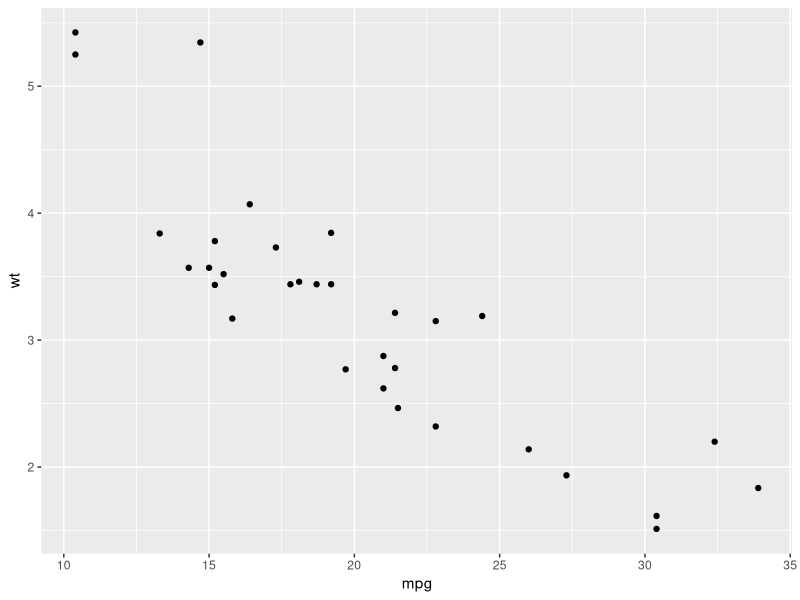
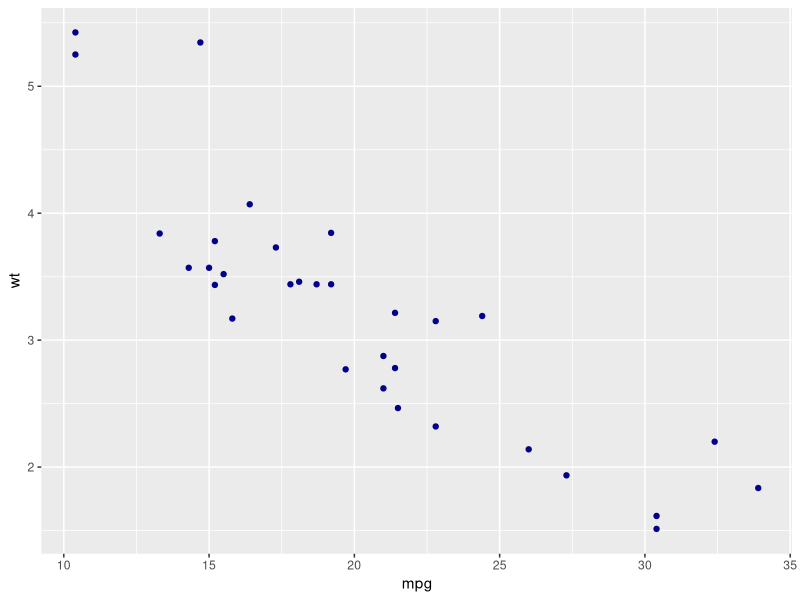
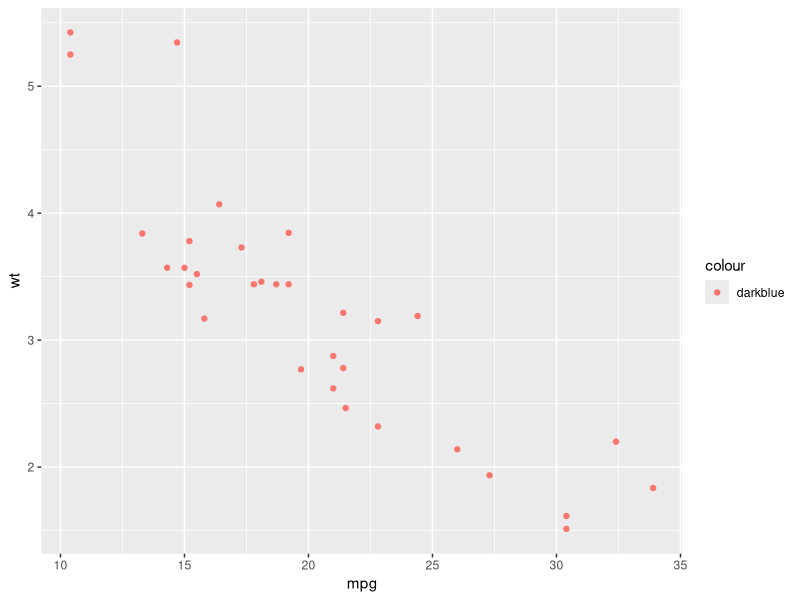
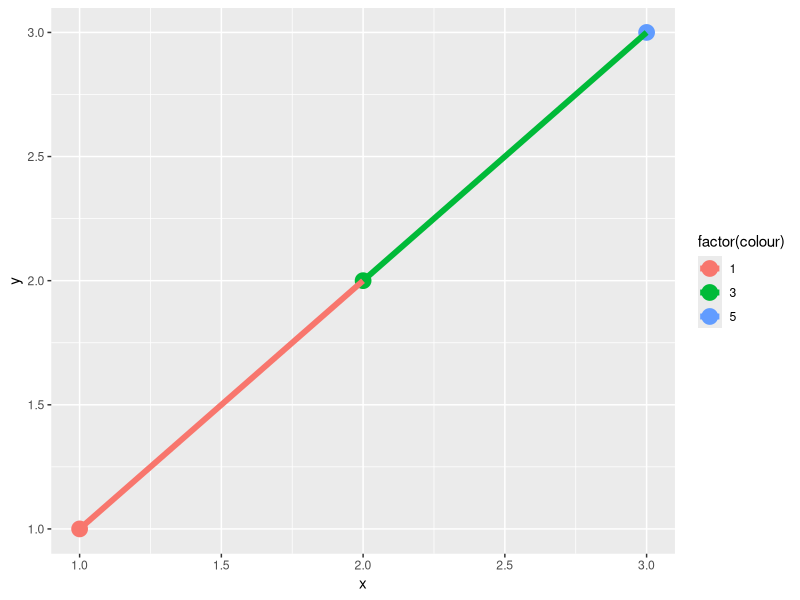
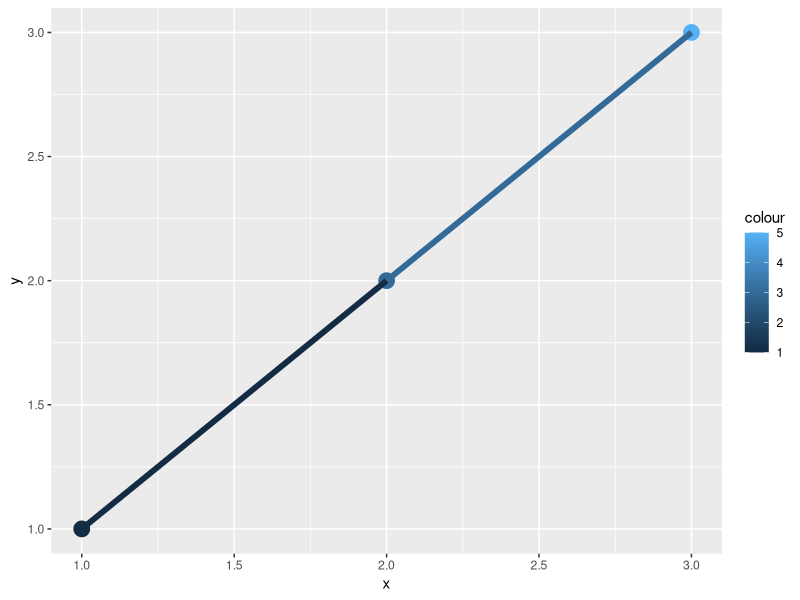
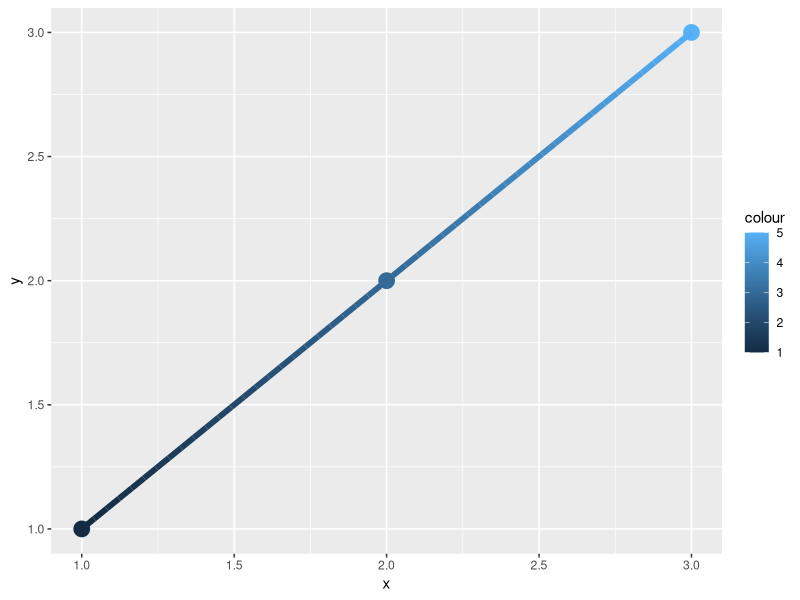
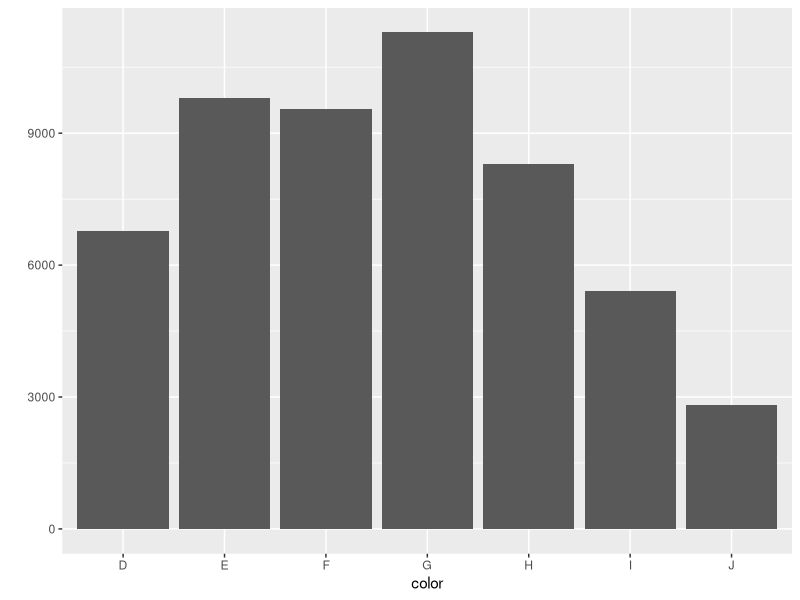
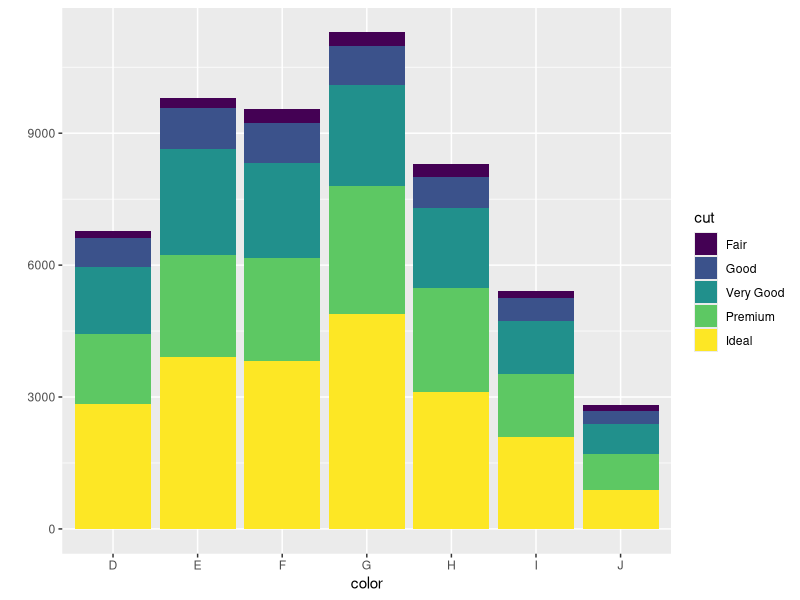

Generate these figures, in order, with R: (Note: this script raises an error after producing the figures.)
## ---- chunk 1
library("ggplot2")
## ---- chunk 2
p <- ggplot(msleep, aes(sleep_rem / sleep_total, awake))
summary(p)

p <- p + geom_point()
summary(p)
## ---- chunk 3
p <- ggplot(mtcars)
summary(p)

p <- p + aes(wt, hp)
summary(p)
## ---- chunk 4
p <- ggplot(mtcars, aes(x = mpg, y = wt))
p + geom_point()
## ---- chunk 5
qplot(mpg, wt, data=mtcars, colour = I("darkblue"))
qplot(mpg, wt, data=mtcars, colour = "darkblue")
## ---- chunk 6
df <- data.frame(x = 1:3, y = 1:3, colour = c(1,3,5))
qplot(x, y, data=df, colour=factor(colour), size = I(5)) + 
  geom_line(aes(group = 1), size = 2)
qplot(x, y, data=df, colour=colour, size = I(5)) + geom_line(size = 2)
## ---- chunk 7
xgrid <- with(df, seq(min(x), max(x), length = 50))
interp <- data.frame(
  x = xgrid,
  y = approx(df$x, df$y, xout = xgrid)$y,
  colour = approx(df$x, df$colour, xout = xgrid)$y  
)
qplot(x, y, data = df, colour = colour, size = I(5)) + 
  geom_line(data = interp, size = 2)
## ---- chunk 8
qplot(color, data = diamonds)
qplot(color, data = diamonds, fill = cut)
## ---- chunk 9
ggplot(diamonds, aes(carat)) + 
  geom_histogram(aes(y = ..density..), binwidth = 0.1)
## ---- chunk 10
dplot <- ggplot(diamonds, aes(clarity, fill = cut))
dplot + geom_bar(position = "stack")
dplot + geom_bar(position = "fill")
dplot + geom_bar(position = "dodge")
## ---- chunk 11
dplot + geom_bar(position = "identity")
qplot(clarity, data = diamonds, geom="line", colour = cut, 
  stat="bin", group=cut)
## ---- chunk 12
d <- ggplot(diamonds, aes(carat)) + xlim(0, 3)
d + stat_bin(aes(ymax = ..count..), binwidth = 0.1, geom = "area")
d + stat_bin(aes(size = ..density..), binwidth = 0.1, geom = "point", position="identity")
# new example!!!
#d + stat_bin(aes(y = y, fill = ..count..), binwidth = 0.1, geom = "tile", position="identity") + scale_y_continuous()
## ---- chunk 13
require(nlme, quiet = TRUE, warn.conflicts = FALSE)
model <- lme(height ~ age, data = Oxboys, 
 random = ~ 1 + age | Subject)
oplot <- ggplot(Oxboys, aes(age, height, group = Subject)) + 
  geom_line()
## ---- chunk 14
age_grid <- seq(-1, 1, length = 10)
subjects <- unique(Oxboys$Subject)

preds <- expand.grid(age = age_grid, Subject = subjects)
preds$height <- predict(model, preds)
## ---- chunk 15
oplot + geom_line(data = preds, colour = "#3366FF", size= 0.4)
## ---- chunk 16
Oxboys$fitted <- predict(model)
Oxboys$resid <- with(Oxboys, fitted - height)

oplot %+% Oxboys + aes(y = resid) + geom_smooth(aes(group=1))
## ---- chunk 17
model2 <- update(model, height ~ age + I(age ^ 2))
Oxboys$fitted2 <- predict(model2)
Oxboys$resid2 <- with(Oxboys, fitted2 - height)

oplot %+% Oxboys + aes(y = resid2) + geom_smooth(aes(group=1))
